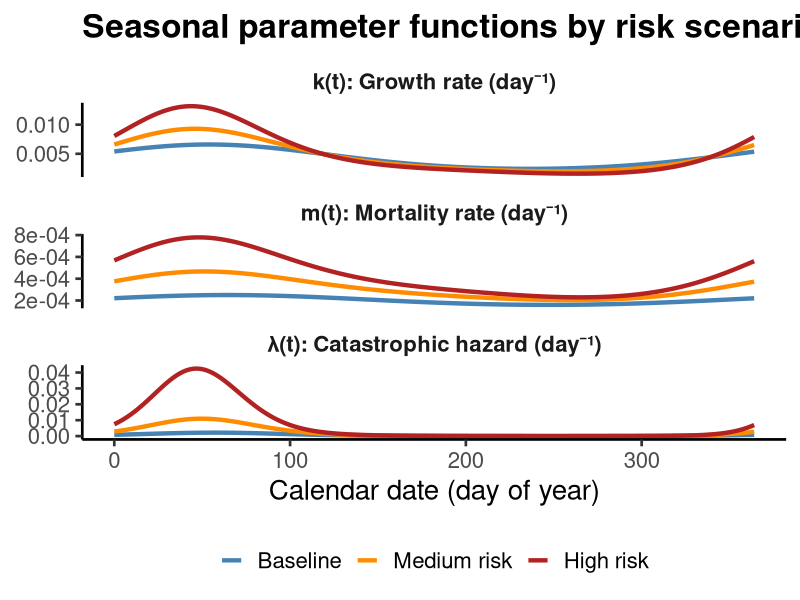
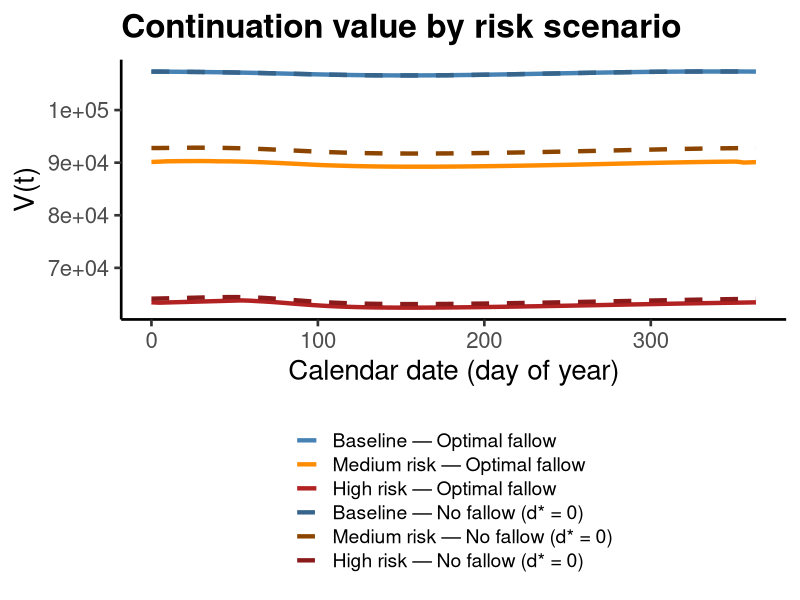
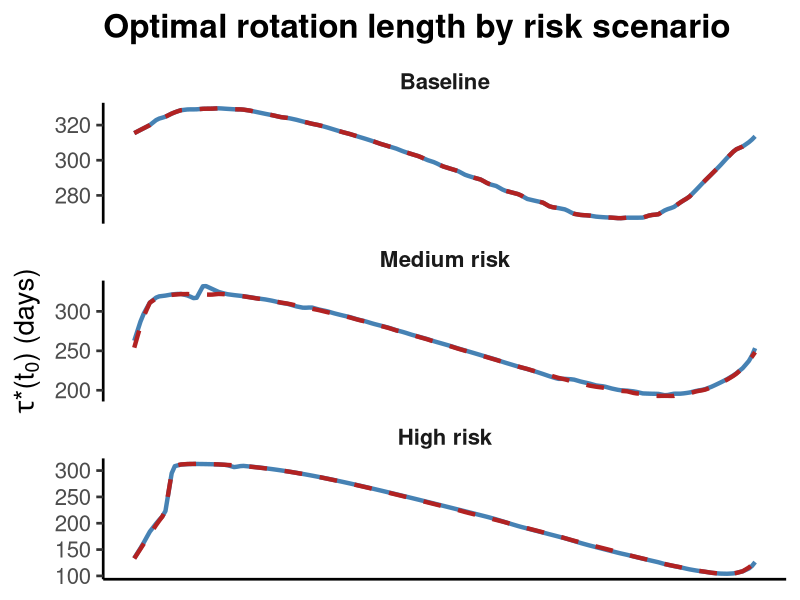
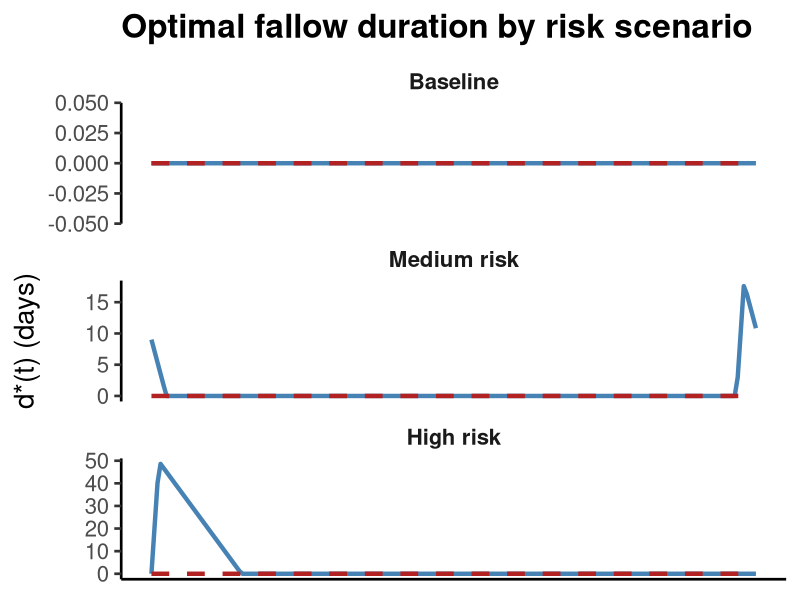
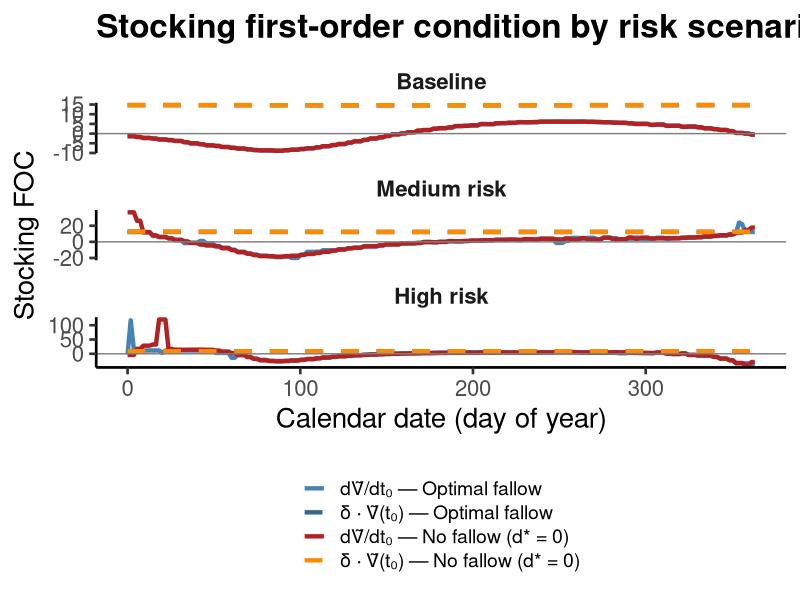

Write R code to recreate these figures, in order.
library(ggplot2)
library(tidyr)

if (!requireNamespace("gridExtra", quietly = TRUE)) {
  install.packages("gridExtra", repos = "https://cloud.r-project.org")
}
library(gridExtra)

# ── Read data ─────────────────────────────────────────────────────────────────
params <- read.csv("results/simulations/risk_scenarios_params.csv")
grid   <- read.csv("results/simulations/risk_scenarios_grid.csv")

outdir <- "results/figures"
dir.create(outdir, showWarnings = FALSE, recursive = TRUE)

# ── Labels ────────────────────────────────────────────────────────────────────
scenario_labels <- c(
  "baseline"    = "Baseline",
  "medium_risk" = "Medium risk",
  "high_risk"   = "High risk"
)

params$scenario_label <- factor(scenario_labels[params$scenario],
  levels = c("Baseline", "Medium risk", "High risk"))

grid$scenario_label <- factor(scenario_labels[grid$scenario],
  levels = c("Baseline", "Medium risk", "High risk"))

grid$fallow_label <- factor(
  ifelse(grid$fallow == "optimal_fallow", "Optimal fallow", "No fallow (d* = 0)"),
  levels = c("Optimal fallow", "No fallow (d* = 0)")
)

scenario_colors <- c(
  "Baseline"    = "steelblue",
  "Medium risk" = "darkorange",
  "High risk"   = "firebrick"
)

# ══════════════════════════════════════════════════════════════════════════════
# Plot 1: Seasonal parameters — k(t), m(t), λ(t) by scenario
# ══════════════════════════════════════════════════════════════════════════════

params_long <- data.frame(
  t = rep(params$t, 3),
  value = c(params$k, params$m, params$lambda),
  scenario = rep(params$scenario_label, 3),
  panel = factor(rep(
    c("k(t): Growth rate (day\u207b\u00b9)",
      "m(t): Mortality rate (day\u207b\u00b9)",
      "\u03bb(t): Catastrophic hazard (day\u207b\u00b9)"),
    each = nrow(params)),
    levels = c("k(t): Growth rate (day\u207b\u00b9)",
               "m(t): Mortality rate (day\u207b\u00b9)",
               "\u03bb(t): Catastrophic hazard (day\u207b\u00b9)"))
)

p1 <- ggplot(params_long, aes(x = t, y = value, color = scenario)) +
  geom_line(linewidth = 1.5) +
  facet_wrap(~ panel, scales = "free_y", ncol = 1) +
  scale_color_manual(values = scenario_colors) +
  labs(x = "Calendar date (day of year)",
       y = NULL,
       color = NULL,
       title = "Seasonal parameter functions by risk scenario") +
  theme_classic(base_size = 20) +
  theme(
    legend.position = "bottom",
    legend.text = element_text(size = 16),
    strip.text = element_text(face = "bold", size = 16),
    strip.background = element_blank(),
    plot.title = element_text(face = "bold")
  )

ggsave(file.path(outdir, "risk_scenarios_params.png"), p1,
       width = 12, height = 14, dpi = 400)
cat("Saved risk_scenarios_params.png\n")

# ══════════════════════════════════════════════════════════════════════════════
# Plot 2: Continuation value V(t) — scenarios × fallow conditions
# ══════════════════════════════════════════════════════════════════════════════

grid$group <- interaction(grid$scenario_label, grid$fallow_label, sep = " \u2014 ")

group_colors <- c(
  "Baseline \u2014 Optimal fallow"          = "steelblue",
  "Baseline \u2014 No fallow (d* = 0)"      = "steelblue4",
  "Medium risk \u2014 Optimal fallow"       = "darkorange",
  "Medium risk \u2014 No fallow (d* = 0)"   = "darkorange4",
  "High risk \u2014 Optimal fallow"         = "firebrick",
  "High risk \u2014 No fallow (d* = 0)"     = "firebrick4"
)

group_lines <- c(
  "Baseline \u2014 Optimal fallow"          = "solid",
  "Baseline \u2014 No fallow (d* = 0)"      = "dashed",
  "Medium risk \u2014 Optimal fallow"       = "solid",
  "Medium risk \u2014 No fallow (d* = 0)"   = "dashed",
  "High risk \u2014 Optimal fallow"         = "solid",
  "High risk \u2014 No fallow (d* = 0)"     = "dashed"
)

p2 <- ggplot(grid, aes(x = t, y = V, color = group, linetype = group)) +
  geom_line(linewidth = 1.5) +
  scale_color_manual(values = group_colors) +
  scale_linetype_manual(values = group_lines) +
  labs(x = "Calendar date (day of year)",
       y = "V(t)",
       color = NULL, linetype = NULL,
       title = "Continuation value by risk scenario") +
  theme_classic(base_size = 20) +
  theme(
    legend.position = "bottom",
    legend.text = element_text(size = 14),
    legend.direction = "vertical",
    plot.title = element_text(face = "bold")
  )

ggsave(file.path(outdir, "risk_scenarios_V.png"), p2,
       width = 12, height = 8, dpi = 400)
cat("Saved risk_scenarios_V.png\n")

# ══════════════════════════════════════════════════════════════════════════════
# Plot 3: Optimal policies — τ*(t₀), d*(t), stocking FOC by scenario
#          Rows = scenarios, with fallow conditions overlaid
# ══════════════════════════════════════════════════════════════════════════════

fallow_colors <- c("Optimal fallow" = "steelblue",
                    "No fallow (d* = 0)" = "firebrick")
fallow_lines  <- c("Optimal fallow" = "solid",
                    "No fallow (d* = 0)" = "dashed")

# ── τ*(t₀) ───────────────────────────────────────────────────────────────────
p3_tau <- ggplot(grid, aes(x = t, y = tau_star, color = fallow_label,
                            linetype = fallow_label)) +
  geom_line(linewidth = 1.5) +
  facet_wrap(~ scenario_label, ncol = 1, scales = "free_y") +
  scale_color_manual(values = fallow_colors) +
  scale_linetype_manual(values = fallow_lines) +
  labs(x = NULL,
       y = expression(paste(tau, "*(t"[0], ") (days)")),
       color = NULL, linetype = NULL,
       title = "Optimal rotation length by risk scenario") +
  theme_classic(base_size = 20) +
  theme(
    legend.position = "none",
    plot.title = element_text(face = "bold"),
    strip.text = element_text(face = "bold", size = 16),
    strip.background = element_blank(),
    axis.text.x = element_blank(),
    axis.ticks.x = element_blank()
  )

# ── d*(t) ─────────────────────────────────────────────────────────────────────
p3_d <- ggplot(grid, aes(x = t, y = d_star, color = fallow_label,
                          linetype = fallow_label)) +
  geom_line(linewidth = 1.5) +
  facet_wrap(~ scenario_label, ncol = 1, scales = "free_y") +
  scale_color_manual(values = fallow_colors) +
  scale_linetype_manual(values = fallow_lines) +
  labs(x = NULL,
       y = "d*(t) (days)",
       color = NULL, linetype = NULL,
       title = "Optimal fallow duration by risk scenario") +
  theme_classic(base_size = 20) +
  theme(
    legend.position = "none",
    plot.title = element_text(face = "bold"),
    strip.text = element_text(face = "bold", size = 16),
    strip.background = element_blank(),
    axis.text.x = element_blank(),
    axis.ticks.x = element_blank()
  )

# ── Stocking FOC ──────────────────────────────────────────────────────────────
foc_long <- data.frame(
  t = rep(grid$t, 2),
  value = c(grid$Vtilde_prime, grid$delta_Vtilde),
  component = factor(rep(
    c("d\u1e7c/dt\u2080", "\u03b4 \u00b7 \u1e7c(t\u2080)"),
    each = nrow(grid)),
    levels = c("d\u1e7c/dt\u2080", "\u03b4 \u00b7 \u1e7c(t\u2080)")),
  scenario = rep(grid$scenario_label, 2),
  fallow = rep(grid$fallow_label, 2)
)
foc_long$group <- interaction(foc_long$component, foc_long$fallow, sep = " \u2014 ")

p3_foc <- ggplot(foc_long, aes(x = t, y = value, color = group, linetype = group)) +
  geom_line(linewidth = 1.5) +
  geom_hline(yintercept = 0, color = "grey50", linewidth = 0.5) +
  facet_wrap(~ scenario, ncol = 1, scales = "free_y") +
  scale_color_manual(values = c(
    "d\u1e7c/dt\u2080 \u2014 Optimal fallow" = "steelblue",
    "\u03b4 \u00b7 \u1e7c(t\u2080) \u2014 Optimal fallow" = "steelblue4",
    "d\u1e7c/dt\u2080 \u2014 No fallow (d* = 0)" = "firebrick",
    "\u03b4 \u00b7 \u1e7c(t\u2080) \u2014 No fallow (d* = 0)" = "darkorange")) +
  scale_linetype_manual(values = c(
    "d\u1e7c/dt\u2080 \u2014 Optimal fallow" = "solid",
    "\u03b4 \u00b7 \u1e7c(t\u2080) \u2014 Optimal fallow" = "dashed",
    "d\u1e7c/dt\u2080 \u2014 No fallow (d* = 0)" = "solid",
    "\u03b4 \u00b7 \u1e7c(t\u2080) \u2014 No fallow (d* = 0)" = "dashed")) +
  labs(x = "Calendar date (day of year)",
       y = "Stocking FOC",
       color = NULL, linetype = NULL,
       title = "Stocking first-order condition by risk scenario") +
  theme_classic(base_size = 20) +
  theme(
    legend.position = "bottom",
    legend.text = element_text(size = 14),
    legend.direction = "vertical",
    plot.title = element_text(face = "bold"),
    strip.text = element_text(face = "bold", size = 16),
    strip.background = element_blank()
  )

# Save each as a separate figure (too tall for one combined figure)
ggsave(file.path(outdir, "risk_scenarios_tau.png"), p3_tau,
       width = 12, height = 14, dpi = 400)
cat("Saved risk_scenarios_tau.png\n")

ggsave(file.path(outdir, "risk_scenarios_d.png"), p3_d,
       width = 12, height = 14, dpi = 400)
cat("Saved risk_scenarios_d.png\n")

ggsave(file.path(outdir, "risk_scenarios_foc.png"), p3_foc,
       width = 12, height = 14, dpi = 400)
cat("Saved risk_scenarios_foc.png\n")
